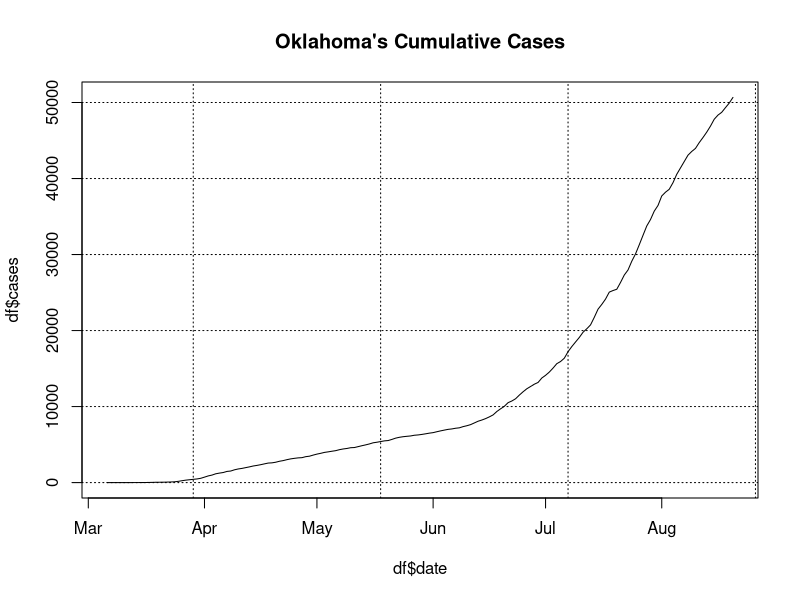
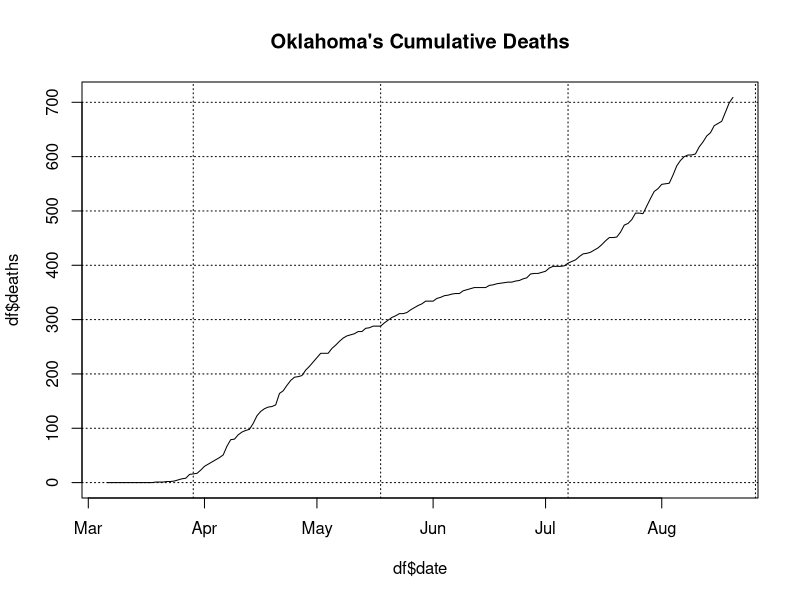
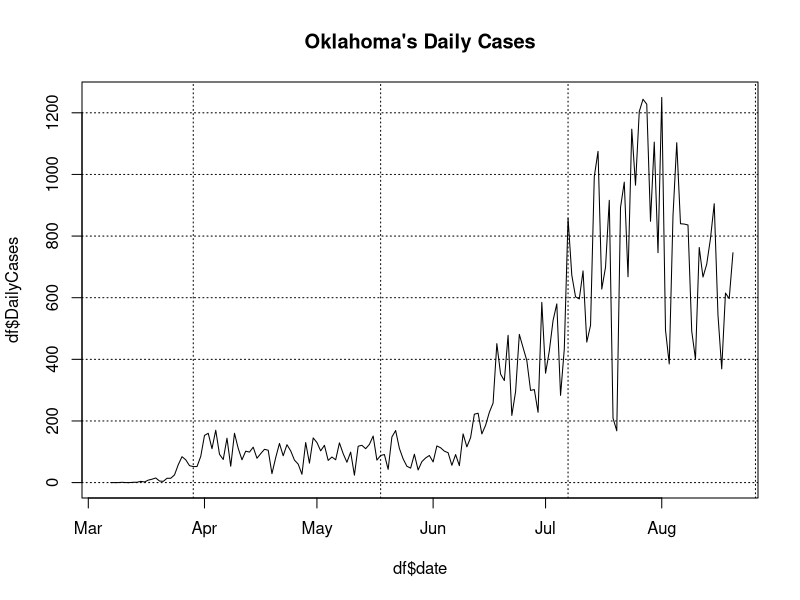
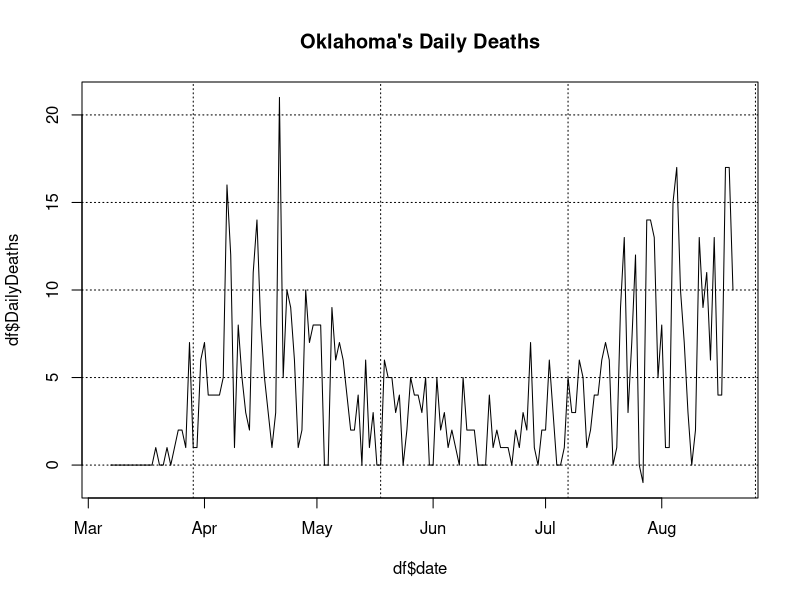
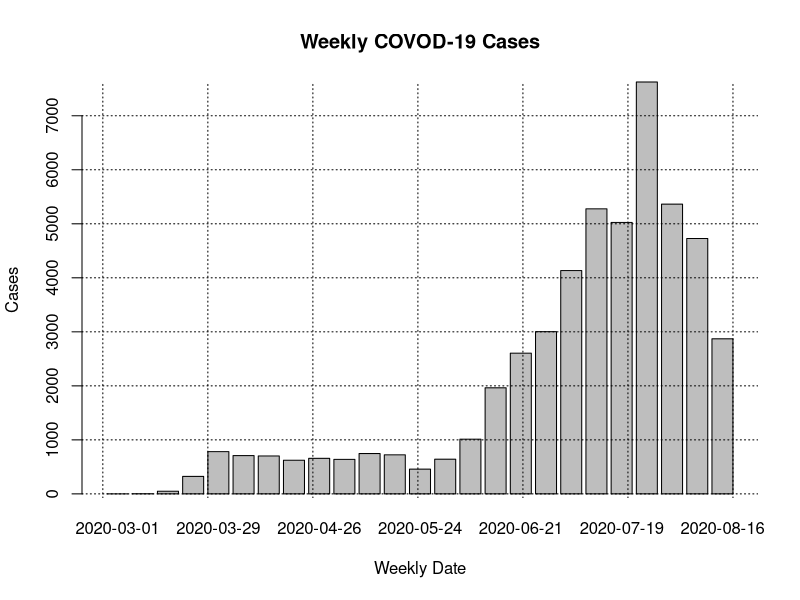
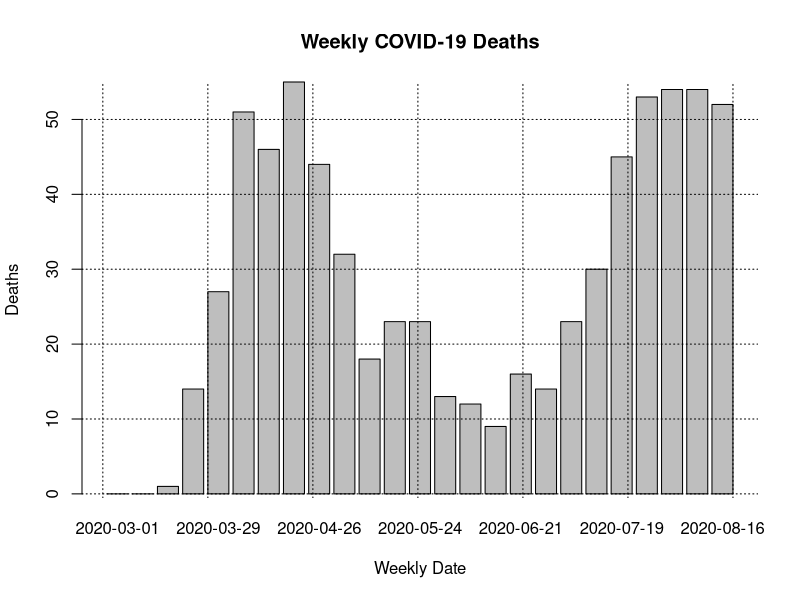
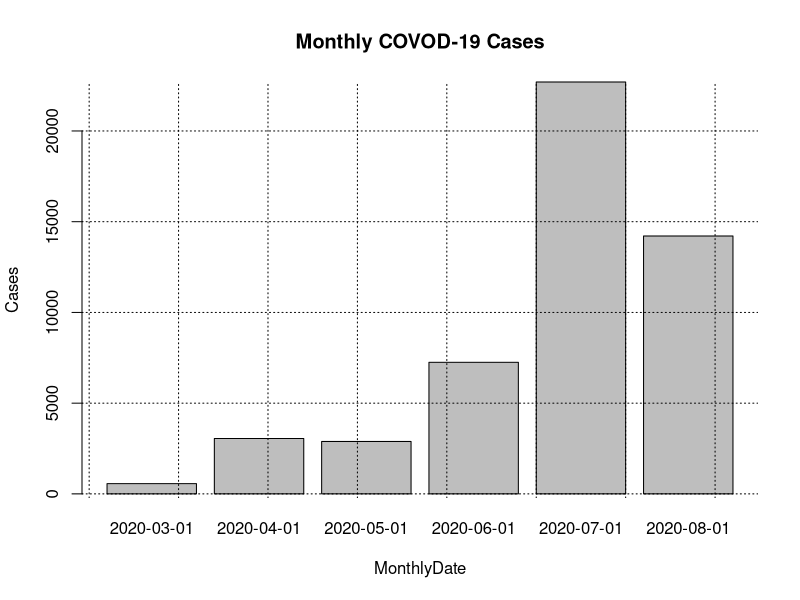
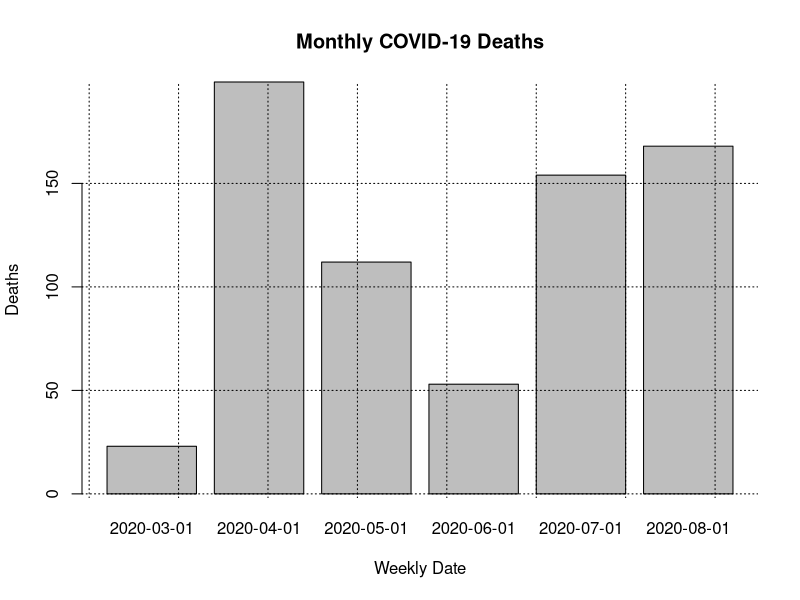

Reproduce these figures in R, in order.
## ---- chunk 1
knitr::opts_chunk$set(echo = TRUE)
## ---- chunk 2
df <- read.csv("./Oklahoma.csv")
df$date <- as.Date(df$date)
summary(df$DailyCases)
summary(df$DailyDeaths)

## ---- chunk 3
plot(df$date,df$cases,type="l",main="Oklahoma's Cumulative Cases")
grid(col="black")
plot(df$date,df$deaths,type="l",main="Oklahoma's Cumulative Deaths")
grid(col="black")
## ---- chunk 4
plot(df$date,df$DailyCases,type="l",main="Oklahoma's Daily Cases")
grid(col="black")
plot(df$date,df$DailyDeaths,type="l",main="Oklahoma's Daily Deaths")
grid(col="black")
## ---- chunk 5
df$Month <- as.Date(cut(df$date,
  breaks = "month"))
df$Week <- as.Date(cut(df$date,
  breaks = "week",
  start.on.monday = FALSE)) # changes weekly break point to Sunday

## ---- chunk 6
weekly_cases <- aggregate(DailyCases~Week,data=df,FUN=sum)
weekly_deaths <- aggregate(DailyDeaths~Week,data=df,FUN=sum)
## ---- chunk 7
barplot(DailyCases ~Week,data=weekly_cases,main="Weekly COVOD-19 Cases",xlab="Weekly Date",ylab="Cases")
grid(col="black")

barplot(DailyDeaths ~Week,data=weekly_deaths,main="Weekly COVID-19 Deaths",
        xlab="Weekly Date",ylab="Deaths")
grid(col="black")
## ---- chunk 8
monthly_cases <- aggregate(DailyCases~Month,data=df,FUN=sum)
monthly_deaths <- aggregate(DailyDeaths~Month,data=df,FUN=sum)
## ---- chunk 9
barplot(DailyCases ~Month,data=monthly_cases,main="Monthly COVOD-19 Cases",xlab="MonthlyDate",ylab="Cases")
grid(col="black")

barplot(DailyDeaths ~Month,data=monthly_deaths,main="Monthly COVID-19 Deaths",
        xlab="Weekly Date",ylab="Deaths")
grid(col="black")
